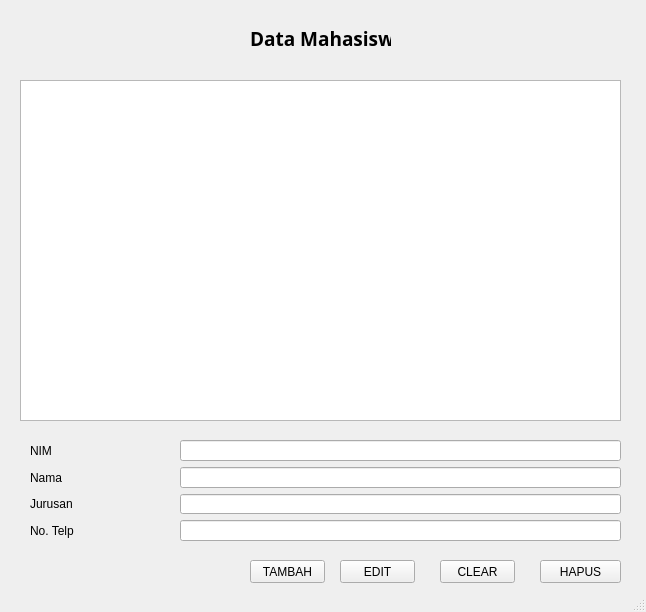
<?xml version="1.0" encoding="UTF-8"?>
<ui version="4.0">
 <class>MainWindow</class>
 <widget class="QMainWindow" name="MainWindow">
  <property name="geometry">
   <rect>
    <x>0</x>
    <y>0</y>
    <width>646</width>
    <height>612</height>
   </rect>
  </property>
  <property name="windowTitle">
   <string>MainWindow</string>
  </property>
  <widget class="QWidget" name="centralwidget">
   <widget class="QLabel" name="label">
    <property name="geometry">
     <rect>
      <x>250</x>
      <y>30</y>
      <width>141</width>
      <height>16</height>
     </rect>
    </property>
    <property name="font">
     <font>
      <family>Trebuchet MS</family>
      <pointsize>14</pointsize>
      <weight>75</weight>
      <bold>true</bold>
     </font>
    </property>
    <property name="text">
     <string>Data Mahasiswa</string>
    </property>
   </widget>
   <widget class="QWidget" name="formLayoutWidget">
    <property name="geometry">
     <rect>
      <x>180</x>
      <y>440</y>
      <width>441</width>
      <height>101</height>
     </rect>
    </property>
    <layout class="QFormLayout" name="formLayout">
     <item row="0" column="0" colspan="2">
      <widget class="QLineEdit" name="lineEdit"/>
     </item>
     <item row="1" column="0" colspan="2">
      <widget class="QLineEdit" name="lineEdit_4"/>
     </item>
     <item row="3" column="0" colspan="2">
      <widget class="QLineEdit" name="lineEdit_2"/>
     </item>
     <item row="2" column="0" colspan="2">
      <widget class="QLineEdit" name="lineEdit_3"/>
     </item>
    </layout>
   </widget>
   <widget class="QPushButton" name="pushButton">
    <property name="geometry">
     <rect>
      <x>250</x>
      <y>560</y>
      <width>75</width>
      <height>23</height>
     </rect>
    </property>
    <property name="text">
     <string>TAMBAH</string>
    </property>
   </widget>
   <widget class="QPushButton" name="pushButton_2">
    <property name="geometry">
     <rect>
      <x>340</x>
      <y>560</y>
      <width>75</width>
      <height>23</height>
     </rect>
    </property>
    <property name="text">
     <string>EDIT</string>
    </property>
   </widget>
   <widget class="QPushButton" name="pushButton_3">
    <property name="geometry">
     <rect>
      <x>440</x>
      <y>560</y>
      <width>75</width>
      <height>23</height>
     </rect>
    </property>
    <property name="text">
     <string>CLEAR</string>
    </property>
   </widget>
   <widget class="QPushButton" name="pushButton_4">
    <property name="geometry">
     <rect>
      <x>540</x>
      <y>560</y>
      <width>81</width>
      <height>23</height>
     </rect>
    </property>
    <property name="text">
     <string>HAPUS</string>
    </property>
   </widget>
   <widget class="QWidget" name="gridLayoutWidget_2">
    <property name="geometry">
     <rect>
      <x>30</x>
      <y>440</y>
      <width>131</width>
      <height>101</height>
     </rect>
    </property>
    <layout class="QGridLayout" name="gridLayout_2">
     <item row="1" column="0">
      <widget class="QLabel" name="label_3">
       <property name="text">
        <string>Nama</string>
       </property>
      </widget>
     </item>
     <item row="0" column="0">
      <widget class="QLabel" name="label_2">
       <property name="text">
        <string>NIM</string>
       </property>
      </widget>
     </item>
     <item row="2" column="0">
      <widget class="QLabel" name="label_4">
       <property name="text">
        <string>Jurusan </string>
       </property>
      </widget>
     </item>
     <item row="3" column="0">
      <widget class="QLabel" name="label_5">
       <property name="text">
        <string>No. Telp</string>
       </property>
      </widget>
     </item>
    </layout>
   </widget>
   <widget class="QWidget" name="verticalLayoutWidget">
    <property name="geometry">
     <rect>
      <x>20</x>
      <y>80</y>
      <width>601</width>
      <height>341</height>
     </rect>
    </property>
    <layout class="QVBoxLayout" name="verticalLayout">
     <item>
      <widget class="QTextEdit" name="textEdit"/>
     </item>
    </layout>
   </widget>
  </widget>
  <widget class="QStatusBar" name="statusbar"/>
 </widget>
 <resources/>
 <connections/>
</ui>
